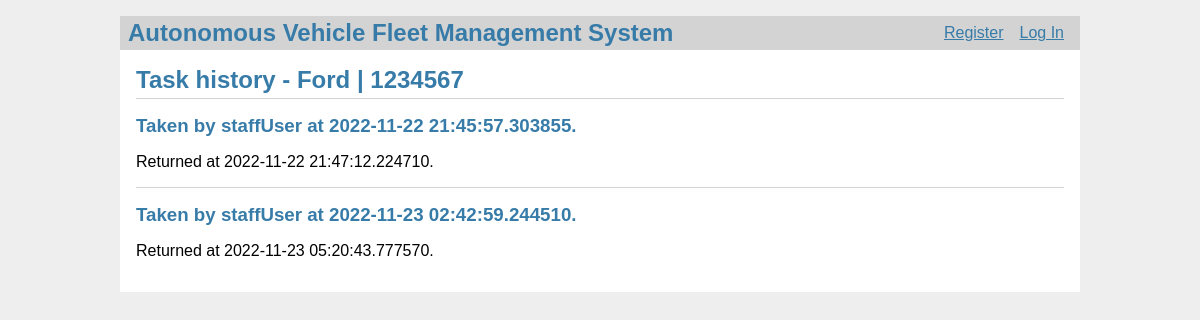
/vehicles/task_history?vid=1, run on the app's committed database.
### models.py (models this page shows, shortened)
class Vehicle(db.Model):
    id = db.Column(db.Integer, primary_key=True)
    manufacturer = db.Column(db.String(80), unique=False, nullable=False)
    license_plate_number = db.Column(
        db.String(80), unique=True, nullable=False)
    user_id = db.Column(db.Integer, nullable=True)
    available = db.Column(db.Boolean, unique=False,
                          nullable=False, default=True)

class VehicleTask(db.Model):
    id = db.Column(db.Integer, primary_key=True)
    vehicle_id = db.Column(db.Integer, nullable=False)
    user_id = db.Column(db.Integer, nullable=False)
    completed = db.Column(db.Boolean, unique=False,
                          nullable=False, default=False)
    start_time = db.Column(db.DateTime, nullable=False)
    end_time = db.Column(db.DateTime, nullable=True)

class User(db.Model):
    id = db.Column(db.Integer, primary_key=True)
    username = db.Column(db.String(80), unique=True, nullable=False)
    password = db.Column(db.String(80), unique=True, nullable=False)
    role = db.Column(db.String(80), unique=False, nullable=False)

### vehicles.py (the view)
@bp.route('/task_history', methods=('GET', 'POST'))
def task_history():
    vid = request.args.get('vid')
    vehicle = Vehicle.query.filter_by(id=vid).first()
    tasks = VehicleTask.query.filter_by(vehicle_id=vid).all()
    users = {
        user.id: user for user in
        User.query.filter(User.id.in_(
            [task.user_id for task in tasks]
        )).all()
    }
    return render_template('vehicles/task_history.html', vehicle=vehicle, tasks=tasks, users=users)

### auth.py (called while the page is built)
@bp.before_app_request
def load_logged_in_user():
    user_id = session.get('user_id')
    if user_id is None:
        g.user = None
    else:
        g.user = User.query.filter_by(id=user_id).first()

### templates/vehicles/task_history.html (shortened to what this page needs)
{% extends 'base.html' %}
{% block header %}
<h1>Task history - {% block title %}{{ vehicle.manufacturer }} | {{ vehicle.license_plate_number }}{% endblock %}</h1>
{% endblock %}
{% block content %}
{% for t in tasks %}
<article class="task">
    <header>
        <div>
            <h1>Taken by {{ users[t.user_id].username }} at {{ t.start_time }}.</h1>
            {% if t.end_time %}
            <p>Returned at {{ t.end_time }}.</p>
            {% else %}
            <p>Not yet returned.</p>
            {% endif %}
        </div>
    </header>
</article>
{% if not loop.last %}
<hr>
{% endif %}
{% endfor %}
{% endblock %}

### static/style.css (style rules this page uses)
h1 { font-family: sans-serif; color: #377ba8; margin: 1rem 0; }
hr { border: none; border-top: 1px solid lightgray; }
.content>header h1 { flex: auto; margin: 1rem 0 0.25rem 0; }

### data on the page
Vehicle: manufacturer "Ford", license_plate_number "1234567"
VehicleTask: start_time "2022-11-22 21:45:57.303855", end_time "2022-11-22 21:47:12.224710"
User: username "staffUser"
VehicleTask: start_time "2022-11-23 02:42:59.244510", end_time "2022-11-23 05:20:43.777570"
